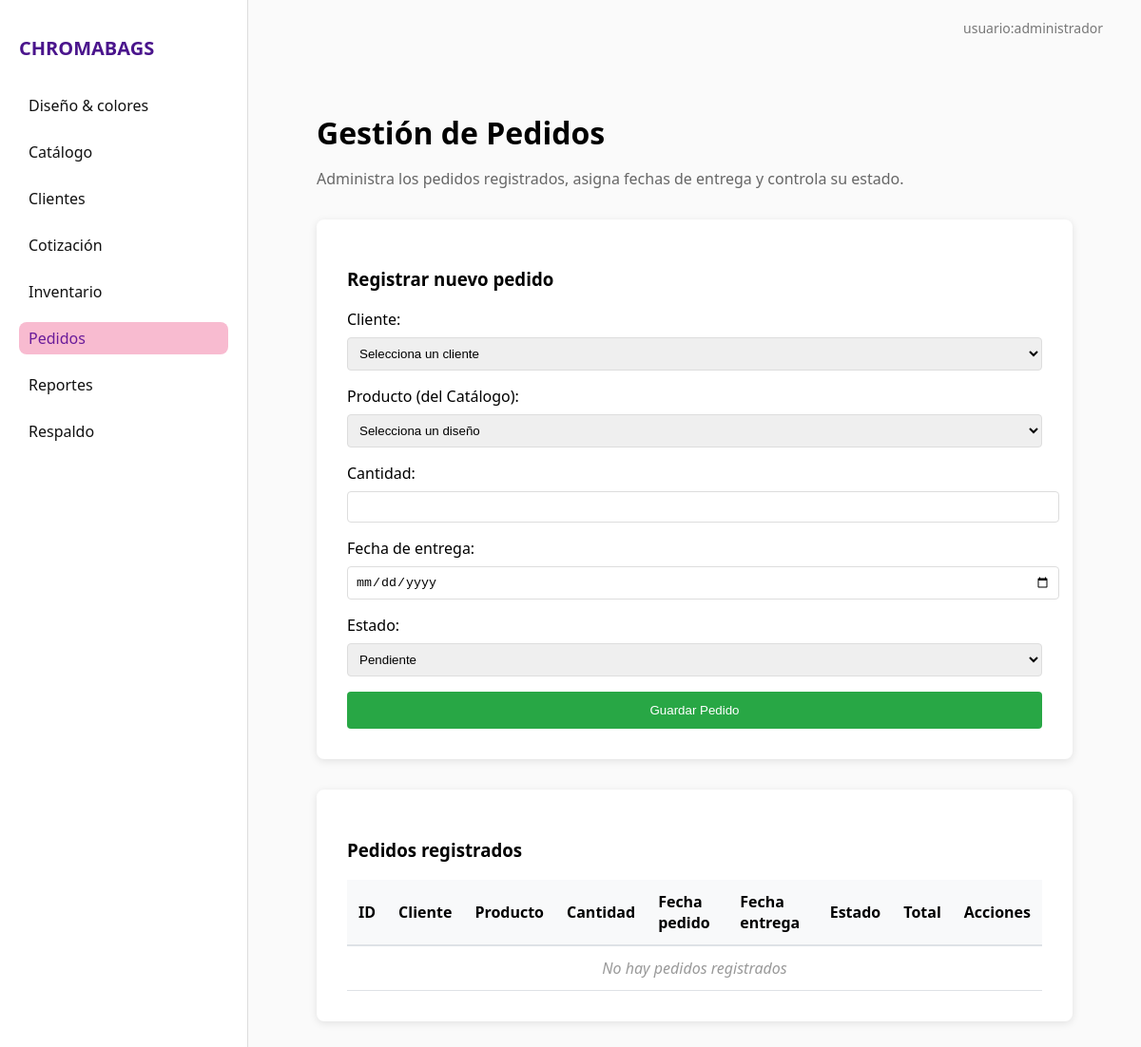
Page /pedidos on the earlier database version.
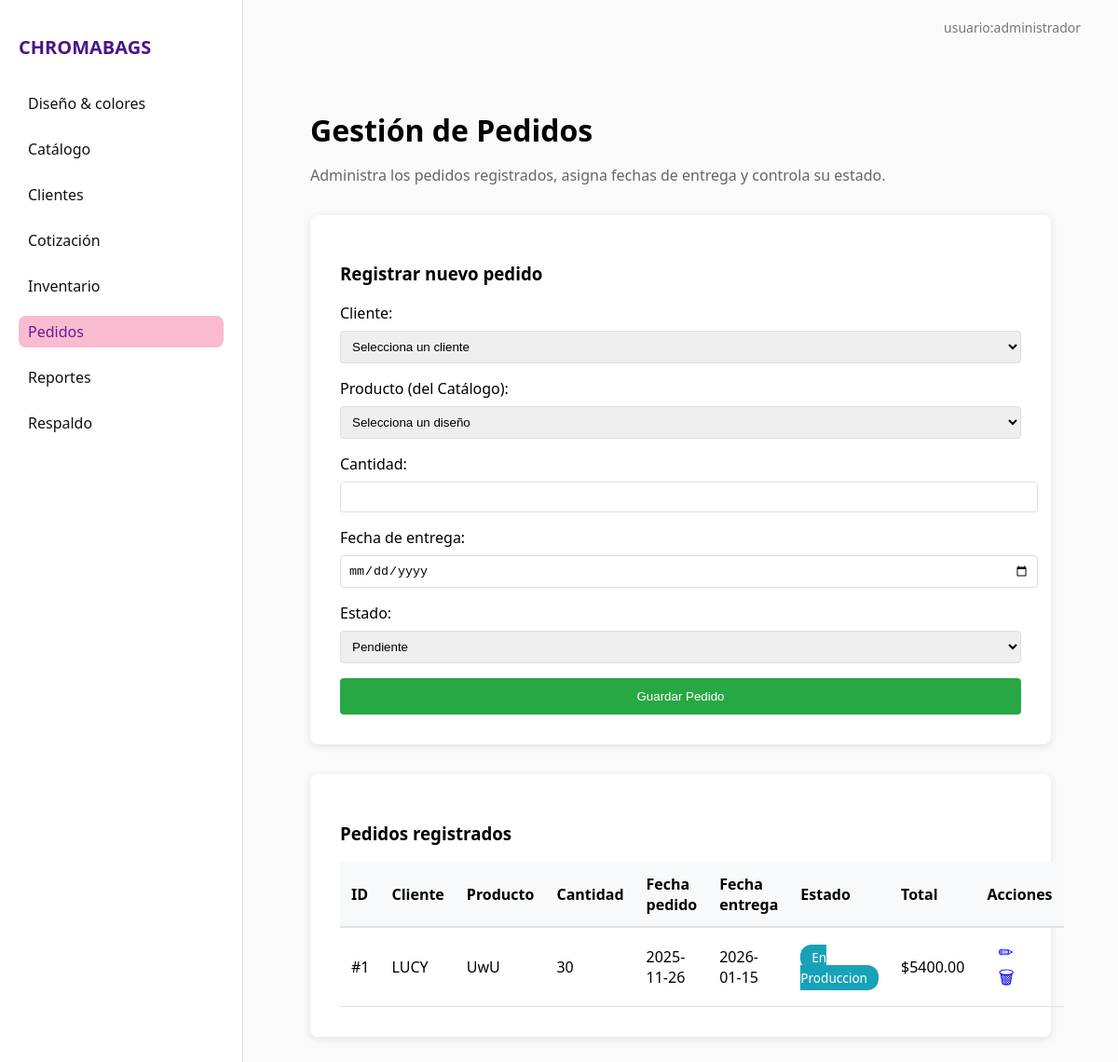
Same page on the later database version.
### tables this page shows
CREATE TABLE detalle_pedido (
    id_detalle INTEGER PRIMARY KEY AUTOINCREMENT,
    id_pedido INTEGER,
    id_producto INTEGER,
    cantidad INTEGER NOT NULL CHECK (cantidad > 0),
    precio_unitario REAL,
    subtotal REAL,
    FOREIGN KEY (id_pedido) REFERENCES pedidos(id_pedido) ON DELETE CASCADE,
    FOREIGN KEY (id_producto) REFERENCES productos_terminados(id_producto)
);

CREATE TABLE pedidos (
    id_pedido INTEGER PRIMARY KEY AUTOINCREMENT,
    id_cliente INTEGER,
    fecha_pedido TEXT DEFAULT (datetime('now')),
    fecha_entrega TEXT,
    estado TEXT DEFAULT 'pendiente',
    total REAL,
    FOREIGN KEY (id_cliente) REFERENCES clientes(id_cliente)
);

CREATE TABLE clientes (
    id_cliente INTEGER PRIMARY KEY AUTOINCREMENT,
    nombre_cliente TEXT NOT NULL,
    telefono TEXT,
    correo TEXT,
    direccion TEXT,
    tipo_cliente TEXT DEFAULT 'PRIMERIZO',
    fecha_registro TEXT DEFAULT (datetime('now'))
);

CREATE TABLE combinaciones (
    id_combinacion INTEGER PRIMARY KEY AUTOINCREMENT,
    id_modelo INTEGER,
    esquema TEXT DEFAULT 'armonico',
    id_color_principal INTEGER,
    id_color_secundario INTEGER,
    id_color_hilo INTEGER,
    id_color_asa INTEGER,
    nombre_guardado TEXT,
    fecha_creacion TEXT DEFAULT (datetime('now')), diseno_json TEXT,
    FOREIGN KEY (id_modelo) REFERENCES modelos_bolsas(id_modelo),
    FOREIGN KEY (id_color_principal) REFERENCES colores(id_color),
    FOREIGN KEY (id_color_secundario) REFERENCES colores(id_color),
    FOREIGN KEY (id_color_hilo) REFERENCES colores(id_color),
    FOREIGN KEY (id_color_asa) REFERENCES colores(id_color)
);

### app.py (the view)
@app.route('/pedidos')
def pedidos():
    conn = get_connection()
    clientes_data = []
    productos_data = []
    if conn:
        cur = conn.cursor()
        cur.execute("SELECT id_cliente, nombre_cliente FROM clientes ORDER BY nombre_cliente")
        clientes_data = cur.fetchall()
        cur.execute("""
            SELECT
                c.id_combinacion,
                c.nombre_guardado,
                mb.nombre_modelo,
                mb.tipo
            FROM combinaciones c
            JOIN modelos_bolsas mb ON c.id_modelo = mb.id_modelo
            ORDER BY c.nombre_guardado
        """)
        productos_data = cur.fetchall()
        cur.close()
        conn.close()
    pedidos_data = OrdersManager.obtener_pedidos()
    return render_template('pedidos.html',
                         clientes=clientes_data,
                         productos=productos_data,
                         pedidos=pedidos_data)

### db_connection.py (called while the page is built)
def get_connection():
    try:
        db_path = os.path.join('database', 'ChromaBags.db')
        conn = sqlite3.connect(db_path)
        conn.row_factory = sqlite3.Row  # Para acceder a las columnas por nombre
        return conn
    except sqlite3.Error as e:
        print(f"Error al conectar con la base de datos: {e}")
        return None

### templates/pedidos.html (shortened to what this page needs)
{% extends "base.html" %}
{% block content %}
<div class="modulo-container">
    <h2 class="titulo-modulo">Gestión de Pedidos</h2>
    <p class="descripcion-modulo">
        Administra los pedidos registrados, asigna fechas de entrega y controla su estado.
    </p>
    <div class="form-card">
        <h3>Registrar nuevo pedido</h3>
        <form action="/guardar_pedido" method="POST" class="formulario">
            <div class="form-grupo">
                <label>Cliente:</label>
                <select name="id_cliente" required>
                    <option value="" disabled selected>Selecciona un cliente</option>
                </select>
            </div>
            <div class="form-grupo">
                <label>Producto (del Catálogo):</label>
                <select name="id_combinacion" required>
                    <option value="" disabled selected>Selecciona un diseño</option>
                </select>
            </div>
            <div class="form-grupo">
                <label>Cantidad:</label>
                <input type="number" min="1" name="cantidad" required>
            </div>
            <div class="form-grupo">
                <label>Fecha de entrega:</label>
                <input type="date" name="fecha_entrega" required>
            </div>
            <div class="form-grupo">
                <label>Estado:</label>
                <select name="estado" required>
                    <option value="pendiente">Pendiente</option>
                </select>
            </div>
            <button type="submit" class="btn-guardar">Guardar Pedido</button>
        </form>
    </div>
    <div class="tabla-card">
        <h3>Pedidos registrados</h3>
        <table class="tabla">
            <thead>
                <tr>
                    <th>ID</th>
                    <th>Cliente</th>
                    <th>Producto</th>
                    <th>Cantidad</th>
                    <th>Fecha pedido</th>
                    <th>Fecha entrega</th>
                    <th>Estado</th>
                    <th>Total</th>
                    <th>Acciones</th>
                </tr>
            </thead>
            <tbody>
                {% for p in pedidos %}
                <tr>
                    <td>#{{ p['id_pedido'] }}</td>
                    <td>{{ p['nombre_cliente'] }}</td>
                    <td>{{ p['nombre_producto'] }}</td>
                    <td>{{ p['cantidad'] }}</td>
                    <td>{{ p['fecha_pedido'][:10] if p['fecha_pedido'] else 'N/A' }}</td>
                    <td>{{ p['fecha_entrega'] }}</td>
                    <td>
                        <span class="badge-estado {{ p['estado'] }}">
                            {{ p['estado'].replace('_', ' ').title() }}
                        </span>
                    </td>
                    <td>${{ "%.2f"|format(p['total']) }}</td>
                    <td>
                        <a href="/editar_pedido/{{ p['id_pedido'] }}" class="btn-accion editar" title="Editar">✏</a>
                        <a href="/eliminar_pedido/{{ p['id_pedido'] }}"
                           class="btn-accion eliminar"
                           onclick="return confirm('¿Eliminar este pedido?')"
                           title="Eliminar">🗑</a>
                    </td>
                </tr>
                {% else %}
                <tr>
                    <td colspan="9" class="sin-datos">No hay pedidos registrados</td>
                </tr>
                {% endfor %}
            </tbody>
        </table>
    </div>
</div>
{% endblock %}

### templates/base.html (shortened to what this page needs)
<!DOCTYPE html>
<html lang="es">
<head>
    <link rel="stylesheet" href="{{ url_for('static', filename='css/style.css') }}">
</head>
<body>
    <div class="layout">
        <aside class="sidebar">
            <h2 class="logo">CHROMABAGS</h2>
            <nav>
                <ul>
                    <li><a href="{{ url_for('diseno_color') }}" class="{% if request.path == '/diseno_color' %}activo{% endif %}">Diseño & colores</a></li>
                    <li><a href="{{ url_for('catalogo') }}" class="{% if request.path == '/catalogo' %}activo{% endif %}">Catálogo</a></li>
                    <li><a href="{{ url_for('clientes') }}" class="{% if request.path == '/clientes' %}activo{% endif %}">Clientes</a></li>
                    <li><a href="{{ url_for('cotizacion') }}" class="{% if request.path == '/cotizacion' %}activo{% endif %}">Cotización</a></li>
                    <li><a href="{{ url_for('inventario') }}" class="{% if request.path == '/inventario' %}activo{% endif %}">Inventario</a></li>
                    <li><a href="{{ url_for('pedidos') }}" class="{% if request.path == '/pedidos' %}activo{% endif %}">Pedidos</a></li>
                    <li><a href="{{ url_for('reportes') }}" class="{% if request.path == '/reportes' %}activo{% endif %}">Reportes</a></li>
                    <li><a href="{{ url_for('respaldo') }}" class="{% if request.path == '/respaldo' %}activo{% endif %}">Respaldo</a></li>
                </ul>
            </nav>
        </aside>
        <main class="contenido">
            <header class="encabezado">
                <span>usuario:administrador</span>
            </header>
            <section class="main-section">
                {% block content %}{% endblock %}
            </section>
        </main>
    </div>
</body>
</html>

### static/css/style.css (style rules this page uses)
body { margin: 0; font-family: 'Segoe UI', sans-serif; background-color: #fefefe; }
.layout { display: flex; height: 100vh; }
.sidebar { background-color: #fff; border-right: 1px solid #ddd; width: 220px; padding: 20px; }
.logo { color: #4a148c; font-size: 20px; margin-bottom: 30px; }
.sidebar ul { list-style: none; padding: 0; }
.sidebar ul li { margin: 15px 0; }
.sidebar ul li a { text-decoration: none; color: #111; font-weight: 500; padding: 6px 10px; display: block; border-radius: 8px; transition: all 0.3s; }
.sidebar ul li a:hover, .sidebar ul li a.activo { background-color: #f8bbd0; color: #6a1b9a; }
.contenido { flex: 1; padding: 20px 40px; background-color: #fafafa; overflow-y: auto; }
.encabezado { text-align: right; font-size: 14px; color: #777; margin-bottom: 20px; }
.btn-accion { background: none; border: none; cursor: pointer; padding: 6px 8px; border-radius: 4px; transition: background-color 0.2s; font-size: 14px; }

### templates/pedidos.html (style rules this page uses)
.modulo-container { padding: 2rem; max-width: 1400px; margin: 0 auto; }
.titulo-modulo { font-size: 2rem; margin-bottom: 0.5rem; }
.descripcion-modulo { color: #666; margin-bottom: 2rem; }
.form-card, .tabla-card { background: white; padding: 2rem; border-radius: 8px; box-shadow: 0 2px 8px rgba(0,0,0,0.1); margin-bottom: 2rem; }
.form-grupo { margin-bottom: 1rem; }
.form-grupo label { display: block; font-weight: 500; margin-bottom: 0.5rem; }
.form-grupo select, .form-grupo input { width: 100%; padding: 0.5rem; border: 1px solid #ddd; border-radius: 4px; }
.btn-guardar { width: 100%; padding: 0.75rem; background: #28a745; color: white; border: none; border-radius: 4px; cursor: pointer; font-weight: 500; }
.tabla { width: 100%; border-collapse: collapse; }
.tabla th { background: #f8f9fa; padding: 0.75rem; text-align: left; font-weight: 600; border-bottom: 2px solid #dee2e6; }
.tabla td { padding: 0.75rem; border-bottom: 1px solid #dee2e6; }
.badge-estado { padding: 0.25rem 0.75rem; border-radius: 12px; font-size: 0.85rem; font-weight: 500; }
.badge-estado.en_produccion { background: #17a2b8; color: white; }
.btn-accion { text-decoration: none; padding: 0.25rem 0.5rem; margin: 0 0.25rem; font-size: 1.2rem; }

Differences in the rows shown:
added detalle_pedido: id_pedido "1", nombre_cliente "LUCY", nombre_producto "UwU", cantidad "30", fecha_pedido "2025-11-26", fecha_entrega "2026-01-15", estado.replace "En Produccion"
added pedidos: total "5400.00"
Other differences:
text no longer shown: "No hay pedidos registrados"
